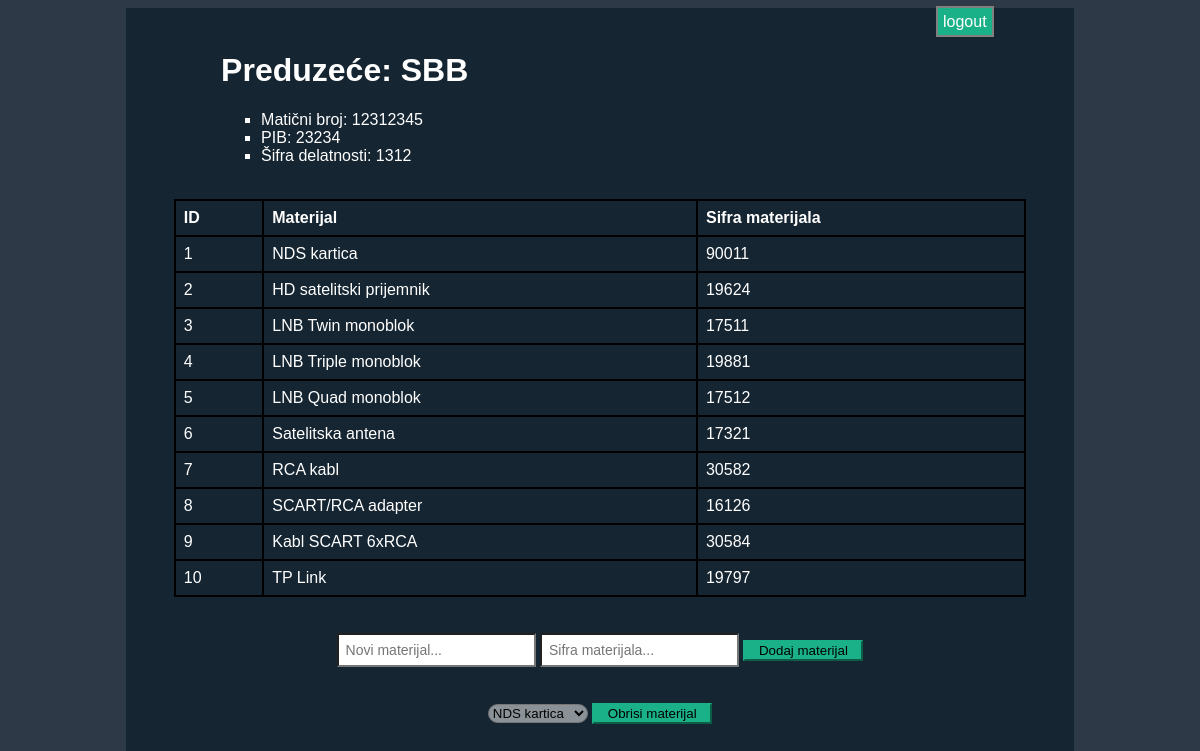
The page /ostalo/preduzece.php (signed in) on the database its author committed.
### tables this page shows
CREATE TABLE `preduzeca` (
  `idPreduzeca` int(10) UNSIGNED NOT NULL,
  `naziv` varchar(45) NOT NULL,
  `maticniBroj` varchar(8) DEFAULT NULL,
  `PIB` varchar(11) DEFAULT NULL,
  `sifraDelatnosti` varchar(5) DEFAULT NULL,
  `racun` varchar(20) DEFAULT NULL,
  `adresa` int(11) DEFAULT NULL,
  `username` varchar(45) NOT NULL,
  `password` varchar(100) NOT NULL,
  `email` varchar(45) NOT NULL
);

CREATE TABLE `materijali` (
  `idMaterijala` int(11) NOT NULL,
  `naziv` varchar(45) DEFAULT NULL,
  `sifra` varchar(15) NOT NULL,
  `preduzece` int(10) UNSIGNED NOT NULL
);

### ostalo/preduzece.php (the view, shortened to what this page needs)
<?php
include_once '../klase/dbconfig.php';
$user_id = $_SESSION['user_session'];
$vrsta = $_SESSION['vrsta'];
if ($vrsta == 1) {
	$stmt = $DB_con->prepare("SELECT * FROM preduzeca WHERE idPreduzeca=:user_id");
	$stmt->execute(array(":user_id"=>$user_id));
}
else {
	$user->logout();
	$user->redirect("../index.php");
}
$userRow=$stmt->fetch(PDO::FETCH_ASSOC);
$naziv = $userRow['naziv'];
$maticniBroj = $userRow['maticniBroj'];
$pib = $userRow['PIB'];
$sifraDelatnosti = $userRow['sifraDelatnosti'];
?>
<!DOCTYPE html>
<html>
	<head>
		<link rel="stylesheet" href="../css/home.css">
	</head>
	<body>
	<div class="container">
		<div class="logout">
		<a href="home.php?logout=true"><i class="glyphicon glyphicon-log-out"></i> logout</a>
		</div>
		<div class="uvod">
		<h1> Preduzeće: <?php print($naziv) ?> </h1>
		<ul>
			<li> Matični broj: <?php print($maticniBroj); ?> </li>
			<li> PIB: <?php print($pib); ?> </li>
			<li> Šifra delatnosti: <?php print($sifraDelatnosti) ?> </li>
		</ul>
		<br/>
		</div>
		<table class="rwd-table">
		<tr>
			<th> ID </th>
			<th> Materijal </th>
			<th> Sifra materijala </th>
		</tr>
		<?php $user->prikaziMaterijale($user_id); ?>
		</table>
		<br/>
		<br/>
		<form method="POST">
		<div class="box">
		<div class="box3">
		<input type="text" name="mat" placeholder="Novi materijal..." autocomplete="off"/>
		<input type="text" name="sif" placeholder="Sifra materijala..." autocomplete="off"/>
        <button class="button button-block" name="btn-materijal"/>Dodaj materijal</button>
        <br/> <br/><br/>
        <select name="idMat">
              <?php
                try {
                   $sql = 'SELECT idMaterijala,naziv,preduzece FROM materijali';
                   $projresult = $DB_con->query($sql);
                   $projresult->setFetchMode(PDO::FETCH_ASSOC);
                   while ( $row = $projresult->fetch() )
                   {
                   		if ($row['preduzece'] == $user_id)
                      		echo '<option value="'.$row['idMaterijala'].'">'.$row['naziv'].'</option>';
                   }
                }
                catch (PDOException $e) {
                  die("Some problem getting data from database !!!" . $e->getMessage());
                }
              ?>
        </select>
        <button class="button button-block"  name="btn-obrisi" />Obrisi materijal</button>
        </div> </div>
        </form> <br/><br/><br/><br/><br/>
        </div>
  	</body>
</html>

### klase/user.php (shortened to what this page needs)
<?php
class USER
{
    private $db;
    function __construct($DB_con)
    {
      $this->db = $DB_con;
    }
   public function prikaziMaterijale($user_id) {
    $query = $this->db->prepare('SELECT idMaterijala,naziv,sifra FROM materijali WHERE preduzece = :user_id');
    $query->execute(array(':user_id'=>$user_id));
    $result = $query -> fetchAll();
    foreach( $result as $row ) {
      echo "<tr> <td> " . $row['idMaterijala'] . "</td> <td> " . $row['naziv'] . "</td> <td> ". $row['sifra'] . "</td> </tr>";
    }
   }
 }
?>

### css/home.css (style rules this page uses)
body { background: #2e3947; font-family: 'Titillium Web', sans-serif; color: #fff; }
.container { width: 80%; margin-left: 10%; background-color: rgba(19, 35, 47, 0.9); }
.rwd-table { border-collapse: collapse; width: 90%; margin-left: 5%; border: 2px solid black; }
th, td { text-align: left; padding: 8px; border: 2px solid black; }
select { width: 100px; -webkit-border-radius: 20px; -moz-border-radius: 20px; border-radius: 20px; background-color: rgba(255, 255, 255, 0.5); }
input[type="text"] { margin: 0; padding: 7px; font-family: sans-serif; font-size: 14px; appearance: none; box-shadow: none; border-radius: none; }
.box, .box2 { text-align: center; }
button { width: 100px; cursor: pointer; background-color: #1ab188; border-color: #1ab188 }
.uvod { margin-left: 10%; }
ul { list-style-type: square; list-style-position: outside; list-style-image: none; }
.logout { text-align: right; padding-right: 80px; padding-top: 5px; }
.logout a { color: #fff; padding: 5px; border: 2px solid gray; text-decoration: none; background-color: #1ab188; }
.box3 button { width: 120px !important; }

### rows shown on the page
preduzeca: naziv "SBB", maticniBroj "12312345", PIB "23234", sifraDelatnosti "1312"
materijali: idMaterijala "1", naziv "NDS kartica", sifra "90011"
materijali: idMaterijala "2", naziv "HD satelitski prijemnik", sifra "19624"
materijali: idMaterijala "3", naziv "LNB Twin monoblok", sifra "17511"
materijali: idMaterijala "4", naziv "LNB Triple monoblok", sifra "19881"
materijali: idMaterijala "5", naziv "LNB Quad monoblok", sifra "17512"
materijali: idMaterijala "6", naziv "Satelitska antena", sifra "17321"
materijali: idMaterijala "7", naziv "RCA kabl", sifra "30582"
materijali: idMaterijala "8", naziv "SCART/RCA adapter", sifra "16126"
materijali: idMaterijala "9", naziv "Kabl SCART 6xRCA", sifra "30584"
materijali: idMaterijala "10", naziv "TP Link", sifra "19797"

### other values the page prints
form field idMat "NDS kartica"
